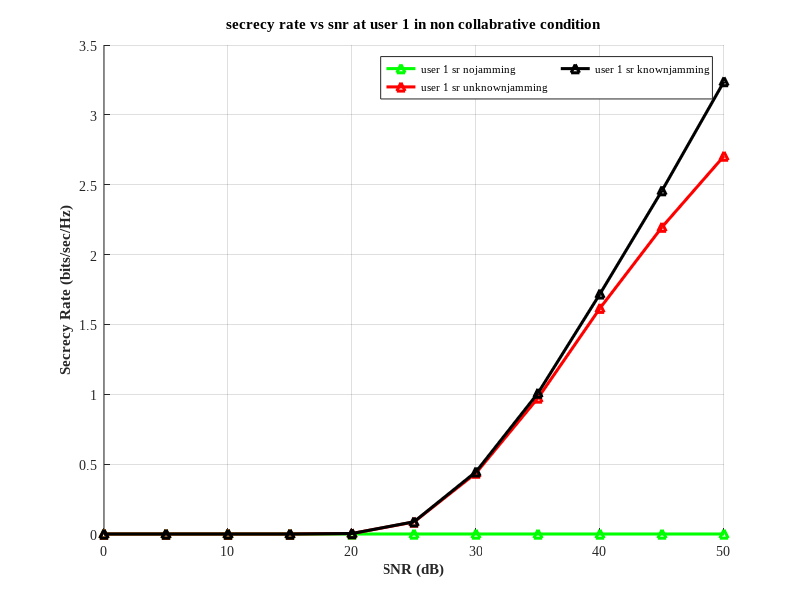

Source code (MATLAB):
clc
clear all
close all

snr_dB = 0:5:50;    % Total power in dB
c = 2.2;            % Pathloss component
No = 1;             % Noise power
iterations = 400;    % Number of iterations for Monte Carlo simulation
N = 30;            % Number of channel realizations

% Distances
d_sr = 50;      % Distance from Source to RIS
d_ru1 = 10;          % Distance from RIS to Destination
d_ru2 = 20;    % Distance from Source to E1
d_su1=7;
d_su2=15;
d_se1 = 10;      % Distance from RIS to E1
d_se2 = 25;          % Distance from Jammer to E1
d_se3 = 15;      % Distance from Jammer to Destination
d_ju1=50;      % Distance from Source to Destination
d_ju2=60;
d_je1=2;
d_je2=11;
d_je3=12;
a2_values = 0.76; 
a1_values = 0.24;

for a_index = 1:length(a1_values)
    a1 = a1_values(a_index);
    a2 = a2_values(a_index);
    cap_nj1 = zeros(iterations, length(snr_dB));
    cap_nj2 = zeros(iterations, length(snr_dB));

    cap_uj1 = zeros(iterations, length(snr_dB));
    cap_uj2 = zeros(iterations, length(snr_dB));

    cap_kj1 = zeros(iterations, length(snr_dB));
    cap_kj2 = zeros(iterations, length(snr_dB));

    for jj = 1:iterations
         disp(['Iteration: ', num2str(jj)]);

         for ii = 1:length(snr_dB)
             Ps = 10^(snr_dB(ii) / 10);  % Power conversion from dB to linear scale
             Pt = 0.95 * Ps;              % Power for users
             Pj = 0.05* Ps;              % Power for jamming

             %channel coefficients
             hsr = sqrt(d_sr^(-c)) * (randn(N, 1) + 1i * randn(N, 1));
             hru1 = sqrt(d_ru1^(-c)) * (randn(N, 1) + 1i * randn(N, 1));
             hru2 = sqrt(d_ru2^(-c)) * (randn(N, 1) + 1i * randn(N, 1));
             hsu1 = sqrt(d_su1^(-c)) * (randn(N, 1) + 1i * randn(N, 1));
             hsu2 = sqrt(d_su2^(-c)) * (randn(N, 1) + 1i * randn(N, 1));
             hse1 = sqrt(d_se1^(-c)) * (randn(N, 1) + 1i * randn(N, 1));
             hse2 = sqrt(d_se2^(-c)) * (randn(N, 1) + 1i * randn(N, 1));
             hse3 = sqrt(d_se3^(-c)) * (randn(N, 1) + 1i * randn(N, 1));         
             hju1 = sqrt(d_ju1^(-c)) * (randn(N, 1) + 1i * randn(N, 1));         
             hju2 = sqrt(d_ju2^(-c)) * (randn(N, 1) + 1i * randn(N, 1));
             hje1 = sqrt(d_je1^(-c)) * (randn(N, 1) + 1i * randn(N, 1));
             hje2 = sqrt(d_je2^(-c)) * (randn(N, 1) + 1i * randn(N, 1));
             hje3 = sqrt(d_je3^(-c)) * (randn(N, 1) + 1i * randn(N, 1));

             %phase shift due to RIS           
             Phi1 = exp(-1i * angle(hsr .* hru1));
             Phi2 = exp(-1i * angle(hsr .* hru2));

             %snr of users
             snr1_nj = ((abs(hsr .* hru1 .* Phi1).^2 * (a1 * Pt))+(abs(hru1).^2 * (a1 * Pt)))./No
             snr2_nj = ((abs(hsr .* hru2 .* Phi2).^2 * (a2 * Pt))+(abs(hru2).^2 * (a2 * Pt)))./ (No +((abs(hsr .* hru1 .* Phi1).^2 * (a1 * Pt))+(abs(hru1).^2 * (a1 * Pt)))) 
             
             snr1_uj=((abs(hsr .* hru1 .* Phi1).^2 * (a1 * Pt))+(abs(hru1).^2 * (a1 * Pt)))./(No+(abs(hju1).^2 * Pj))
             snr2_uj=((abs(hsr .* hru2 .* Phi2).^2 * (a2 * Pt))+(abs(hru2).^2 * (a2 * Pt)))./(No+(abs(hju2).^2 * Pj)+((abs(hsr .* hru1 .* Phi1).^2 * (a1 * Pt))+(abs(hru1).^2 * (a1 * Pt))))

             snr1_kj=((abs(hsr .* hru1 .* Phi1).^2 * (a1 * Pt))+(abs(hru1).^2 * (a1 * Pt)))./(No)
             snr2_kj=((abs(hsr .* hru2 .* Phi2).^2 * (a2 * Pt))+(abs(hru2).^2 * (a2 * Pt)))./(No+((abs(hsr .* hru1 .* Phi1).^2 * (a1 * Pt))+(abs(hru1).^2 * (a1 * Pt))))
             %snr of eavesdroppers   
             snre_nj = (abs(hse1).^2 * (a2 * Pt))./No;
             
             snre_uj=(abs(hse1).^2 * (a2 * Pt))./(No+(abs(hje1).^2 * Pj));

             snre_kj=(abs(hse1).^2 * (a2 * Pt))./(No+abs(hje1).^2*Pj);
             %secrecy rate calculations

             sr_nj1 = max(0.5 * (log2(1 + mean(snr1_nj)) - log2(1 + mean(snre_nj))), 0)
             sr_nj2 = max(0.5 * (log2(1 + mean(snr2_nj)) - log2(1 + mean(snre_nj))), 0)

             sr_uj1 = max(0.5 * (log2(1 + mean(snr1_uj)) - log2(1 + mean(snre_uj))), 0)
             sr_uj2 = max(0.5 * (log2(1 + mean(snr2_uj)) - log2(1 + mean(snre_uj))), 0)

             sr_kj1 = max(0.5 * (log2(1 + mean(snr1_kj)) - log2(1 + mean(snre_kj))), 0)
             sr_kj2 = max(0.5 * (log2(1 + mean(snr2_kj)) - log2(1 + mean(snre_kj))), 0)

             cap_nj1(jj, ii) = sr_nj1;
             cap_nj2(jj, ii) = sr_nj2;

             cap_uj1(jj, ii) = sr_uj1;
             cap_uj2(jj, ii) = sr_uj2;
             
             cap_kj1(jj, ii) = sr_kj1;
             cap_kj2(jj, ii) = sr_kj2;

        end
    end

    % Averaging over iterations
    C_RIS1_nojam1(a_index, :) = mean(cap_nj1, 1);
    C_RIS1_nojam2(a_index, :) = mean(cap_nj2, 1);

    C_RIS1_unknownjam1(a_index, :) = mean(cap_uj1, 1);
    C_RIS1_unknownjam2(a_index, :) = mean(cap_uj2, 1);

    C_RIS1_knownjam1(a_index, :) = mean(cap_kj1, 1);
    C_RIS1_knownjam2(a_index, :) = mean(cap_kj2, 1);
end


% Plotting the results
set(0, 'DefaultTextFontName', 'Times New Roman');
set(0, 'DefaultAxesFontName', 'Times New Roman');

fig = figure;
hold on;
grid on

% Colors for each power allocation scheme
colors = ['g', 'r', 'b', 'm', 'k', 'c'];

plot(snr_dB, C_RIS1_nojam1, '-m^', 'DisplayName', 'user 1 sr nojamming', 'LineWidth', 2.2, 'Color', 'g');
plot(snr_dB, C_RIS1_unknownjam1, '-m^', 'DisplayName', 'user 1 sr unknownjamming', 'LineWidth', 2.2, 'Color', 'r');
plot(snr_dB, C_RIS1_knownjam1, '-m^', 'DisplayName', 'user 1 sr knownjamming', 'LineWidth', 2.2, 'Color', 'k');

xlabel('SNR (dB)', 'FontWeight', 'bold');
ylabel('Secrecy Rate (bits/sec/Hz)', 'FontWeight', 'bold');
title('secrecy rate vs snr at user 1 in non collabrative condition')
grid on;
legend('Location', 'best', 'NumColumns', 2, 'FontSize', 8);

% Save the plot
exportgraphics(fig, 'myplot.jpeg', 'Resolution', 800);
